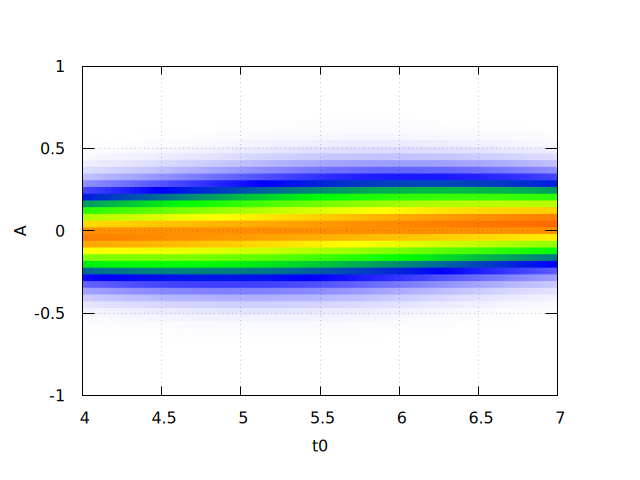

gnuplot code for this plot:
set term pngcairo 
set output "posterior_final_no_signal.png"



T0 =0   ; Y0 = 0.3
T1 =1   ; Y1 =-0.2
T2 =2   ; Y2 =-0.1
T3 =3   ; Y3 = 0.3
T4 =4   ; Y4 =-0.2
T5 =5   ; Y5 =-0.1
T6 =6   ; Y6 = 0.3 
T7 =7   ; Y7 =-0.2
T8 =8   ; Y8 =-0.1
T9 =9   ; Y9 = 0.3
T10=10  ; Y10=-0.2
T11=11  ; Y11=-0.1

# known signal parameters
dy = 0.3
w  = 4

set isosamples 1000
set xlabel "t0"
set ylabel "A"

p_leading (A,t0,yi,ti,dy,w) = exp(-0.5*((yi-A*(1+(ti-t0)/w))/dy)**2)
p_trailing(A,t0,yi,ti,dy,w) = exp(-0.5*((yi-A*(1+(t0-ti)/w))/dy)**2)

p_l(A,t0,yi,ti,dy,w) = p_leading(A,t0,yi,ti,dy,w)+p_trailing(A,t0,yi,ti,dy,w)
set palette defined (0 "white", 0.25 "blue" , 0.5 "green", 0.75 "yellow", 1 "red")
set pm3d map
set isosamples 50
unset colorbox

set grid front


	pl2(x,y) = p_leading(x,y,Y2,T2,dy,w)
	pp2(x,y) = pl2(x,y) #pp1(x,y)*pl2(x,y)

	pl3(x,y) = p_leading(x,y,Y3,T3,dy,w)
	pp3(x,y) = pp2(x,y)*pl3(x,y)

	pl4(x,y) = p_leading(x,y,Y4,T4,dy,w)
	pp4(x,y) = pp3(x,y)*pl4(x,y)

	pl5(x,y) = p_leading(x,y,Y5,T5,dy,w)
	pp5(x,y) = pp4(x,y)*pl5(x,y)

	pl6(x,y) = p_trailing(x,y,Y6,T6,dy,w)
	pp6(x,y) = pp5(x,y)*pl6(x,y)

	pl7(x,y) = p_trailing(x,y,Y7,T7,dy,w)
	pp7(x,y) = pp6(x,y)*pl7(x,y)

	pl8(x,y) = p_trailing(x,y,Y8,T8,dy,w)
	pp8(x,y) = pp7(x,y)*pl8(x,y)

	pl9(x,y) = p_trailing(x,y,Y9,T9,dy,w)
	pp9(x,y) = pp8(x,y)*pl9(x,y)

	splot[4:7][-1:1] pp9(y,x) w pm3d


